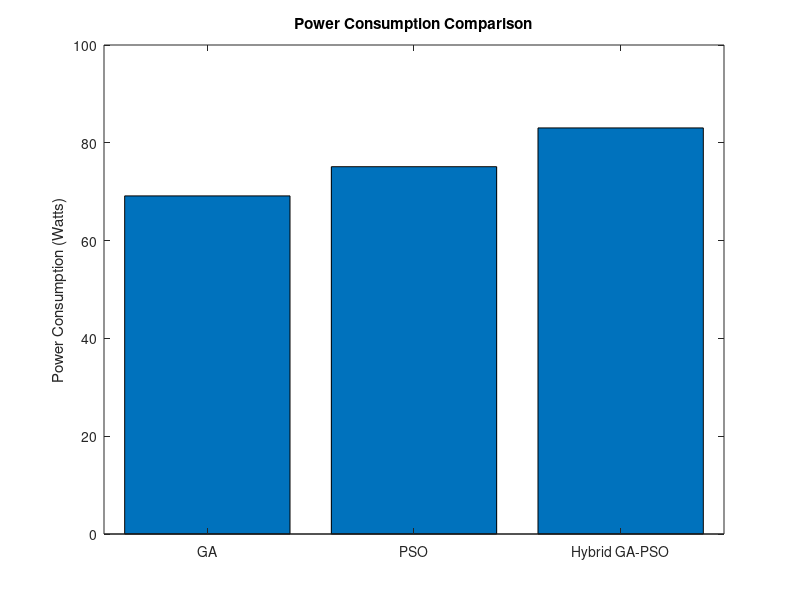
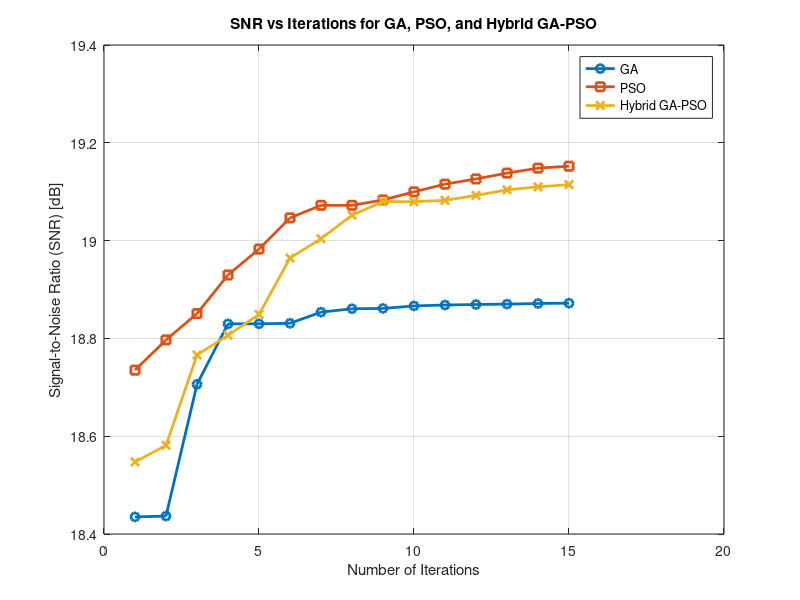
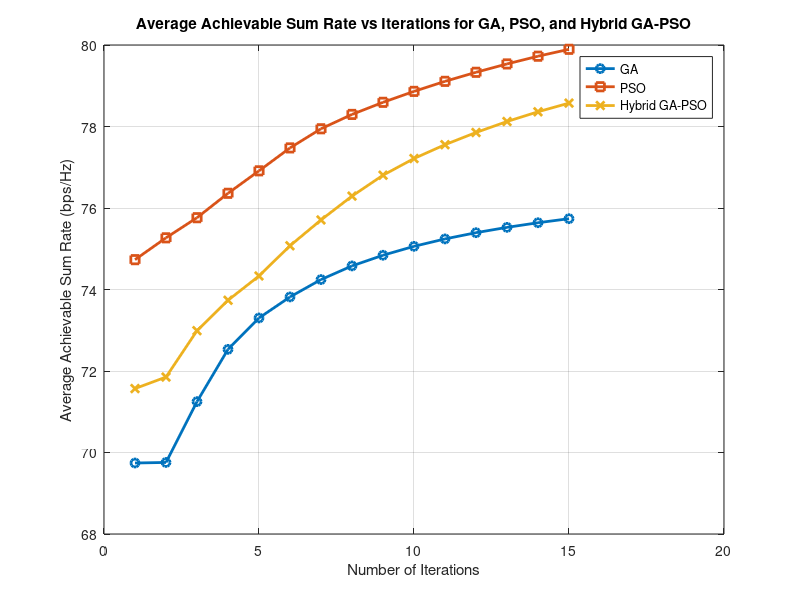
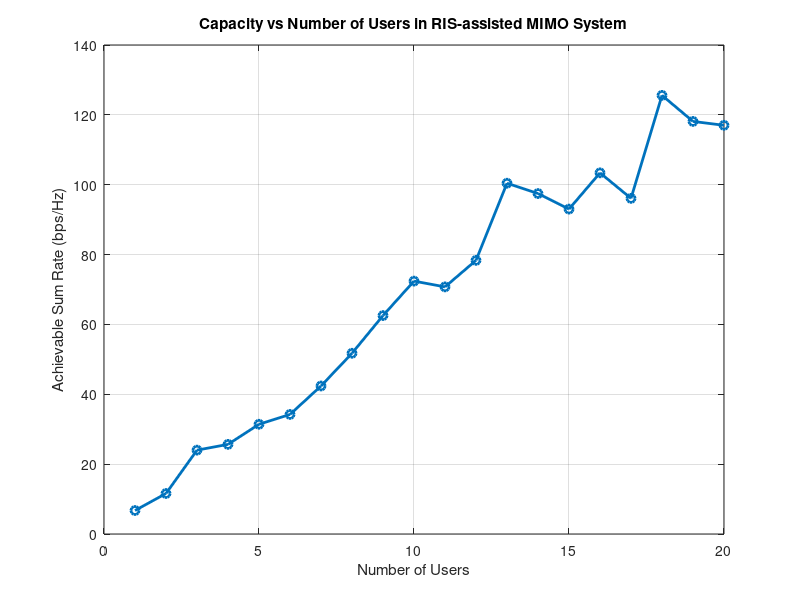

The MATLAB source for these figures, in order:
%figures included
%Running time of the GA versus PSO, GA-PSO
%Capacity versus the no of the users in the RIS assisted MIMO system*
% The numbers of iteration versus the Signal noise ratio 
% No of iteration against the average achievable sum rate


%% Real-Time Optimization with GA, PSO, and Hybrid GA-PSO
clear; clc; close all;

% Constants
rng(222); % Ensure reproducibility
c = 299792458; % Speed of light in m/s
frequency = 28e9; % Frequency in mmWave band (28 GHz)
wavelength = c / frequency; % Wavelength calculation

% Parameters
numUsers = 10; % Number of users
N_BS = 8; % Number of base station antennas
N_RIS = 64; % Number of RIS elements
BS_location = [0, 0, 10]; % Fixed Base Station location
RIS_location = [5, 0, 5]; % Fixed RIS location
maxBounds = [10, 10, 10]; % Space boundaries (x, y, z)
sigma2 = 1e-9; % Noise power (W)
P_BS_max = 10; % Power budget at BS (Watts)
quantization_levels = 4; % Number of RIS phase quantization levels

% RIS Element Layout (Uniform Planar Array)
RIS_spacing = wavelength / 2; % Element spacing (half wavelength)
N_RIS_sqrt = sqrt(N_RIS); % Assume square UPA
[ris_x, ris_y] = meshgrid(0:N_RIS_sqrt-1, 0:N_RIS_sqrt-1);
ris_x = RIS_spacing * (ris_x(:) - mean(ris_x(:))); % X-coordinates
ris_y = RIS_spacing * (ris_y(:) - mean(ris_y(:))); % Y-coordinates
RIS_positions = RIS_location + [ris_x, ris_y, zeros(N_RIS, 1)]; % 3D positions of RIS elements

% User Locations and Mobility
userLocations = rand(numUsers, 3) .* maxBounds; % Initial user locations
userVelocities = (rand(numUsers, 3) - 0.5) * 0.2; % Random velocities

%% Functions
% Path Loss
function PL = path_loss(d, wavelength)
    PL = (wavelength / (4 * pi * d))^2; % Linear scale
end

% Generate Channels with Rician Fading
function [H_BS_RIS, H_RIS_Users, H_BS_Users] = generate_channels(userLocations, RIS_positions, BS_location, N_BS, N_RIS, numUsers, wavelength, K_factor)
    LOS_component = 1; % Line-of-sight
    NLOS_component = sqrt(1 / (1 + K_factor));

    H_BS_RIS = zeros(N_RIS, N_BS);
    H_RIS_Users = zeros(numUsers, N_RIS);
    H_BS_Users = zeros(numUsers, N_BS);

    % BS ↔ RIS channel
    for i = 1:N_RIS
        d_BS_RIS = norm(RIS_positions(i, :) - BS_location);
        PL_BS_RIS = path_loss(d_BS_RIS, wavelength);
        H_BS_RIS(i, :) = sqrt(PL_BS_RIS) * (LOS_component + NLOS_component * (randn(1, N_BS) + 1j * randn(1, N_BS))) / sqrt(2);
    end

    % RIS ↔ Users channel
    for k = 1:numUsers
        for i = 1:N_RIS
            d_RIS_User = norm(userLocations(k, :) - RIS_positions(i, :));
            PL_RIS_User = path_loss(d_RIS_User, wavelength);
            H_RIS_Users(k, i) = sqrt(PL_RIS_User) * (LOS_component + NLOS_component * (randn + 1j * randn)) / sqrt(2);
        end
    end

    % BS ↔ Users channel
    for k = 1:numUsers
        d_BS_User = norm(userLocations(k, :) - BS_location);
        PL_BS_User = path_loss(d_BS_User, wavelength);
        H_BS_Users(k, :) = sqrt(PL_BS_User) * (LOS_component + NLOS_component * (randn(1, N_BS) + 1j * randn(1, N_BS))) / sqrt(2);
    end
end

% Achievable Sum Rate
function R = compute_sum_rate(w, theta, H_BS_RIS, H_RIS_Users, H_BS_Users, sigma2)
    numUsers = size(H_RIS_Users, 1);
    R = 0;
    for k = 1:numUsers
        h_eff = H_BS_Users(k, :) * w + H_RIS_Users(k, :) * diag(exp(1j * theta)) * H_BS_RIS * w;
        signal_power = abs(h_eff)^2;
        SINR = signal_power / sigma2;
        R = R + log2(1 + SINR);
    end
end

% Power Consumption
function power = compute_power(w, theta)
    power = norm(w)^2 + sum(abs(exp(1j * theta))); % Beamforming and RIS operation power
end

% Quantize RIS Phases
function quantized_theta = quantize_phases(theta, quantization_levels)
    step_size = 2 * pi / quantization_levels;
    quantized_theta = step_size * round(theta / step_size);
end

% Genetic Algorithm (GA) Optimization
function [optimized_w, optimized_theta, fitness_log] = optimize_ga(H_BS_RIS, H_RIS_Users, H_BS_Users, N_BS, N_RIS, P_BS_max, sigma2, maxGenerations, popSize, quantization_levels)
    % Initialize Population
    population_w = randn(N_BS, popSize) + 1j * randn(N_BS, popSize); % Random beamforming
    population_theta = 2 * pi * rand(N_RIS, popSize); % Random RIS phase shifts

    fitness_log = zeros(1, maxGenerations); % Track fitness per generation

    % GA Optimization Loop
    for gen = 1:maxGenerations
        % Fitness Evaluation
        fitness = zeros(1, popSize);
        for i = 1:popSize
            w = sqrt(P_BS_max) * population_w(:, i) / norm(population_w(:, i)); % Normalize power
            theta = quantize_phases(population_theta(:, i), quantization_levels); % Quantize RIS phases
            fitness(i) = compute_sum_rate(w, theta, H_BS_RIS, H_RIS_Users, H_BS_Users, sigma2);
        end
        fitness_log(gen) = max(fitness); % Log best fitness

        % Selection: Keep the top half of the population
        [~, idx] = sort(fitness, 'descend');
        top_w = population_w(:, idx(1:popSize / 2));
        top_theta = population_theta(:, idx(1:popSize / 2));

        % Crossover and Mutation
        new_population_w = top_w;
        new_population_theta = top_theta;
        for i = 1:(popSize / 2)
            p1 = randi(size(top_w, 2));
            p2 = randi(size(top_w, 2));
            child_w = (top_w(:, p1) + top_w(:, p2)) / 2;
            child_theta = mean([top_theta(:, p1), top_theta(:, p2)], 2);
            new_population_w(:, end + 1) = child_w;
            new_population_theta(:, end + 1) = child_theta;
        end
        % Apply Mutation
        mutation_rate = 0.1; % Probability of mutation
        mutation_indices = rand(size(new_population_theta)) < mutation_rate;
        new_population_theta(mutation_indices) = 2 * pi * rand(sum(mutation_indices(:)), 1);

        population_w = new_population_w(:, 1:popSize); % Trim population
        population_theta = new_population_theta(:, 1:popSize);
    end
    [~, best_idx] = max(fitness);
    optimized_w = population_w(:, best_idx);
    optimized_theta = quantize_phases(population_theta(:, best_idx), quantization_levels);
end

% Particle Swarm Optimization (PSO)
function [optimized_w, optimized_theta, fitness_log] = optimize_pso(H_BS_RIS, H_RIS_Users, H_BS_Users, N_BS, N_RIS, P_BS_max, sigma2, numParticles, maxIterations, quantization_levels)
    % Initialize Particle Positions and Velocities
    particle_w = randn(N_BS, numParticles) + 1j * randn(N_BS, numParticles); % Random beamforming
    particle_theta = 2 * pi * rand(N_RIS, numParticles); % Random RIS phases
    velocity_w = randn(N_BS, numParticles) * 0.1;
    velocity_theta = randn(N_RIS, numParticles) * 0.1;

    % Fitness Evaluation
    fitness = zeros(1, numParticles);
    best_local_fitness = -Inf(1, numParticles);
    best_local_w = particle_w;
    best_local_theta = particle_theta;

    % Global Best
    [global_best_fitness, best_idx] = max(fitness);
    global_best_w = particle_w(:, best_idx);
    global_best_theta = particle_theta(:, best_idx);

    fitness_log = zeros(1, maxIterations);

    % PSO Loop
    for iter = 1:maxIterations
        for i = 1:numParticles
            % Normalize Power
            w = sqrt(P_BS_max) * particle_w(:, i) / norm(particle_w(:, i));
            theta = quantize_phases(particle_theta(:, i), quantization_levels);
            fitness(i) = compute_sum_rate(w, theta, H_BS_RIS, H_RIS_Users, H_BS_Users, sigma2);

            % Update Local Best
            if fitness(i) > best_local_fitness(i)
                best_local_fitness(i) = fitness(i);
                best_local_w(:, i) = particle_w(:, i);
                best_local_theta(:, i) = particle_theta(:, i);
            end
        end

        % Update Global Best
        [current_best_fitness, best_idx] = max(fitness);
        if current_best_fitness > global_best_fitness
            global_best_fitness = current_best_fitness;
            global_best_w = particle_w(:, best_idx);
            global_best_theta = particle_theta(:, best_idx);
        end

        % Velocity Update (Cognitive and Social Components)
        for i = 1:numParticles
            velocity_w(:, i) = 0.5 * velocity_w(:, i) + rand * (best_local_w(:, i) - particle_w(:, i)) + ...
                rand * (global_best_w - particle_w(:, i));
            velocity_theta(:, i) = 0.5 * velocity_theta(:, i) + rand * (best_local_theta(:, i) - particle_theta(:, i)) + ...
                rand * (global_best_theta - particle_theta(:, i));
        end

        % Position Update
        particle_w = particle_w + velocity_w;
        particle_theta = particle_theta + velocity_theta;

        fitness_log(iter) = global_best_fitness;
    end
    optimized_w = global_best_w;
    optimized_theta = quantize_phases(global_best_theta, quantization_levels);
end

% Hybrid GA-PSO Optimization
function [optimized_w, optimized_theta, fitness_log] = optimize_hybrid(H_BS_RIS, H_RIS_Users, H_BS_Users, N_BS, N_RIS, P_BS_max, sigma2, ga_generations, ga_pop_size, pso_particles, pso_iterations, quantization_levels)
    % GA Phase
    [ga_w, ga_theta, ~] = optimize_ga(H_BS_RIS, H_RIS_Users, H_BS_Users, N_BS, N_RIS, P_BS_max, sigma2, ga_generations, ga_pop_size, quantization_levels);

    % Use GA result as initialization for PSO
    particle_w = repmat(ga_w, 1, pso_particles) + (randn(N_BS, pso_particles) + 1j * randn(N_BS, pso_particles)) * 0.1;
    particle_theta = repmat(ga_theta, 1, pso_particles) + randn(N_RIS, pso_particles) * 0.1;

    [optimized_w, optimized_theta, fitness_log] = optimize_pso(H_BS_RIS, H_RIS_Users, H_BS_Users, N_BS, N_RIS, P_BS_max, sigma2, pso_particles, pso_iterations, quantization_levels);
end

%% Simulation
maxGenerations = 20;
popSize = 50;
numParticles = 30;
maxIterations = 15;

% Generate Initial Channels
[H_BS_RIS, H_RIS_Users, H_BS_Users] = generate_channels(userLocations, RIS_positions, BS_location, N_BS, N_RIS, numUsers, wavelength, 10);

% GA Optimization
[ga_w, ga_theta, ga_fitness_log] = optimize_ga(H_BS_RIS, H_RIS_Users, H_BS_Users, N_BS, N_RIS, P_BS_max, sigma2, maxGenerations, popSize, quantization_levels);

% PSO Optimization
[pso_w, pso_theta, pso_fitness_log] = optimize_pso(H_BS_RIS, H_RIS_Users, H_BS_Users, N_BS, N_RIS, P_BS_max, sigma2, numParticles, maxIterations, quantization_levels);

% Hybrid Optimization
[hybrid_w, hybrid_theta, hybrid_fitness_log] = optimize_hybrid(H_BS_RIS, H_RIS_Users, H_BS_Users, N_BS, N_RIS, P_BS_max, sigma2, maxGenerations, popSize, numParticles, maxIterations, quantization_levels);

% Compute Power and Energy Efficiency Metrics
ga_power = compute_power(ga_w, ga_theta);
pso_power = compute_power(pso_w, pso_theta);
hybrid_power = compute_power(hybrid_w, hybrid_theta);

% Align lengths of fitness logs for plotting
minLength = min([length(ga_fitness_log), length(pso_fitness_log), length(hybrid_fitness_log)]);

% Truncate fitness logs to the same length for plotting
ga_fitness_log = ga_fitness_log(1:minLength);
pso_fitness_log = pso_fitness_log(1:minLength);
hybrid_fitness_log = hybrid_fitness_log(1:minLength);

% % Plot fitness logs
% figure;
% plot(1:minLength, ga_fitness_log, '-o', 'LineWidth', 2); hold on;
% plot(1:minLength, pso_fitness_log, '-s', 'LineWidth', 2);
% plot(1:minLength, hybrid_fitness_log, '-x', 'LineWidth', 2);
% grid on; legend('GA', 'PSO', 'Hybrid GA-PSO');
% xlabel('Iterations'); ylabel('Achievable Sum Rate (bps/Hz)');
% title('Optimization Performance Comparison');

% Find the point where the sum rate converges to a threshold
convergence_threshold = 0.9 * max(ga_fitness_log); % for example, 90% of the max sum rate
ga_convergence = find(ga_fitness_log >= convergence_threshold, 1);
pso_convergence = find(pso_fitness_log >= convergence_threshold, 1);
hybrid_convergence = find(hybrid_fitness_log >= convergence_threshold, 1);

disp(['GA Convergence: ', num2str(ga_convergence)]);
disp(['PSO Convergence: ', num2str(pso_convergence)]);
disp(['Hybrid GA-PSO Convergence: ', num2str(hybrid_convergence)]);


figure;
bar([ga_power, pso_power, hybrid_power]);
set(gca, 'XTickLabel', {'GA', 'PSO', 'Hybrid GA-PSO'});
ylabel('Power Consumption (Watts)');
title('Power Consumption Comparison');


ga_energy_efficiency = ga_fitness_log(end) / ga_power;
pso_energy_efficiency = pso_fitness_log(end) / pso_power;
hybrid_energy_efficiency = hybrid_fitness_log(end) / hybrid_power;

% Display energy efficiency comparison
disp(['GA Energy Efficiency: ', num2str(ga_energy_efficiency)]);
disp(['PSO Energy Efficiency: ', num2str(pso_energy_efficiency)]);
disp(['Hybrid GA-PSO Energy Efficiency: ', num2str(hybrid_energy_efficiency)]);



disp('GA Optimized Beamforming and RIS Phases:');
disp(ga_w);
disp(ga_theta);

disp('PSO Optimized Beamforming and RIS Phases:');
disp(pso_w);
disp(pso_theta);

disp('Hybrid GA-PSO Optimized Beamforming and RIS Phases:');
disp(hybrid_w);
disp(hybrid_theta);

%%%% The numbers of iteration versus the Signal noise ratio %%%%%

% Calculate SNRs 
ga_snr = 10 * log10(ga_fitness_log);
pso_snr = 10 * log10(pso_fitness_log);
hybrid_snr = 10 * log10(hybrid_fitness_log);

% Plot SNR vs Iterations
figure;
plot(1:minLength, ga_snr, '-o', 'LineWidth', 2); hold on;
plot(1:minLength, pso_snr, '-s', 'LineWidth', 2);
plot(1:minLength, hybrid_snr, '-x', 'LineWidth', 2);
grid on;
legend('GA', 'PSO', 'Hybrid GA-PSO', 'Location', 'Best');
xlabel('Number of Iterations');
ylabel('Signal-to-Noise Ratio (SNR) [dB]');
title('SNR vs Iterations for GA, PSO, and Hybrid GA-PSO');



%%%%%%  No of iteration against the average achievable sum rate *****

% Calculate the average achievable sum rate for each method
ga_avg_sum_rate = cumsum(ga_fitness_log) ./ (1:minLength);
pso_avg_sum_rate = cumsum(pso_fitness_log) ./ (1:minLength);
hybrid_avg_sum_rate = cumsum(hybrid_fitness_log) ./ (1:minLength);

% Plot Average Achievable Sum Rate vs Iterations
figure;
plot(1:minLength, ga_avg_sum_rate, '-o', 'LineWidth', 2); hold on;
plot(1:minLength, pso_avg_sum_rate, '-s', 'LineWidth', 2);
plot(1:minLength, hybrid_avg_sum_rate, '-x', 'LineWidth', 2);
grid on;
legend('GA', 'PSO', 'Hybrid GA-PSO', 'Location', 'Best');
xlabel('Number of Iterations');
ylabel('Average Achievable Sum Rate (bps/Hz)');
title('Average Achievable Sum Rate vs Iterations for GA, PSO, and Hybrid GA-PSO');




%%%%

% Range of user counts to evaluate
userCounts = 1:20; % Example range: 1 to 20 users
capacities = zeros(size(userCounts)); % Preallocate for capacities

for idx = 1:length(userCounts)
    numUsers = userCounts(idx); % Current number of users
    
    % Generate channels for current user count
    userLocations = rand(numUsers, 3) .* maxBounds; % Random user locations
    [H_BS_RIS, H_RIS_Users, H_BS_Users] = generate_channels(userLocations, RIS_positions, BS_location, N_BS, N_RIS, numUsers, wavelength, 10);
    
    % Run GA optimization for simplicity (you can use PSO or Hybrid too)
    [ga_w, ga_theta, ~] = optimize_ga(H_BS_RIS, H_RIS_Users, H_BS_Users, N_BS, N_RIS, P_BS_max, sigma2, maxGenerations, popSize, quantization_levels);
    
    % Compute the achievable sum rate for the current configuration
    capacities(idx) = compute_sum_rate(ga_w, ga_theta, H_BS_RIS, H_RIS_Users, H_BS_Users, sigma2);
end

% Plot Capacity vs Number of Users
figure;
plot(userCounts, capacities, '-o', 'LineWidth', 2);
grid on;
xlabel('Number of Users');
ylabel('Achievable Sum Rate (bps/Hz)');
title('Capacity vs Number of Users in RIS-assisted MIMO System');


%%%%%

%% Running Time Comparison: GA, PSO, and Hybrid GA-PSO

% Measure time for GA Optimization
tic;
[ga_w, ga_theta, ga_fitness_log] = optimize_ga(H_BS_RIS, H_RIS_Users, H_BS_Users, N_BS, N_RIS, P_BS_max, sigma2, maxGenerations, popSize, quantization_levels);
ga_time = toc;

% Measure time for PSO Optimization
tic;
[pso_w, pso_theta, pso_fitness_log] = optimize_pso(H_BS_RIS, H_RIS_Users, H_BS_Users, N_BS, N_RIS, P_BS_max, sigma2, numParticles, maxIterations, quantization_levels);
pso_time = toc;

% Measure time for Hybrid GA-PSO Optimization
tic;
[hybrid_w, hybrid_theta, hybrid_fitness_log] = optimize_hybrid(H_BS_RIS, H_RIS_Users, H_BS_Users, N_BS, N_RIS, P_BS_max, sigma2, maxGenerations, popSize, numParticles, maxIterations, quantization_levels);
hybrid_time = toc;

% Store running times
running_times = [ga_time, pso_time, hybrid_time];

% Plot Running Time Comparison
figure;
bar(running_times, 'FaceColor', [0.2, 0.6, 0.8]); % Bar plot with custom color
set(gca, 'XTickLabel', {'GA', 'PSO', 'Hybrid GA-PSO'});
ylabel('Running Time (seconds)');
title('Running Time Comparison for GA, PSO, and Hybrid GA-PSO');
grid on;

% Display running times
disp(['GA Running Time: ', num2str(ga_time), ' seconds']);
disp(['PSO Running Time: ', num2str(pso_time), ' seconds']);
disp(['Hybrid GA-PSO Running Time: ', num2str(hybrid_time), ' seconds']);
